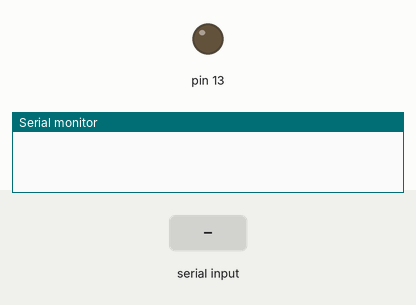
The sketch below on a simulated Arduino Uno, built with avr-gcc and run on an emulated ATmega328P. Shown: output pins drawn as LEDs (lit = HIGH), the last lines printed to the serial monitor. The inputs (shaded band) are chosen by the test bench.

Above: at 1.2 s.
1.3 s: "on\n" received over Serial
At 3.4 s:
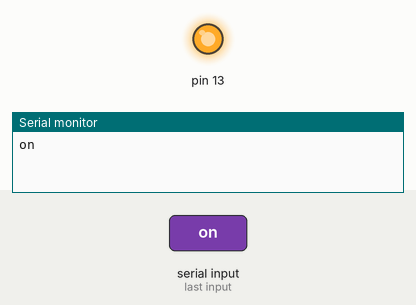
3.8 s: "1\n" received over Serial
At 5.3 s:
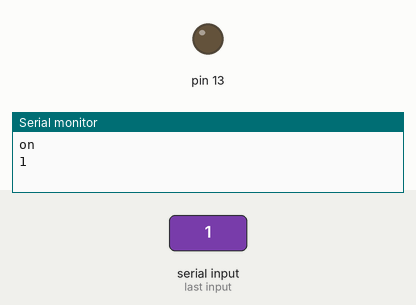
Timing chart, 0 to 6.8 s (numbered marks = the images above; inputs shaded):
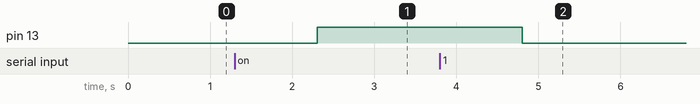

The sketch:

serial.ino.ino
```cpp
String recieved_text;
void setup() {
  // put your setup code here, to run once:
  pinMode(13,OUTPUT);
  digitalWrite(13, LOW);
  Serial.begin(9600);

}

void loop() {
  // put your main code here, to run repeatedly:
 while (Serial.available())
  {
    recieved_text  = Serial.readString();
    recieved_text.replace("\n","");
    Serial.println(recieved_text);
    if (recieved_text.equals("on")){

        digitalWrite(13, HIGH);
      }
    else{
      digitalWrite(13, LOW);
      }
  }

}
```

Measured:
- after the input at 1.3 s, pin 13: LOW → HIGH after 1.0 s
- after the input at 3.8 s, pin 13: HIGH → LOW after 1.0 s
